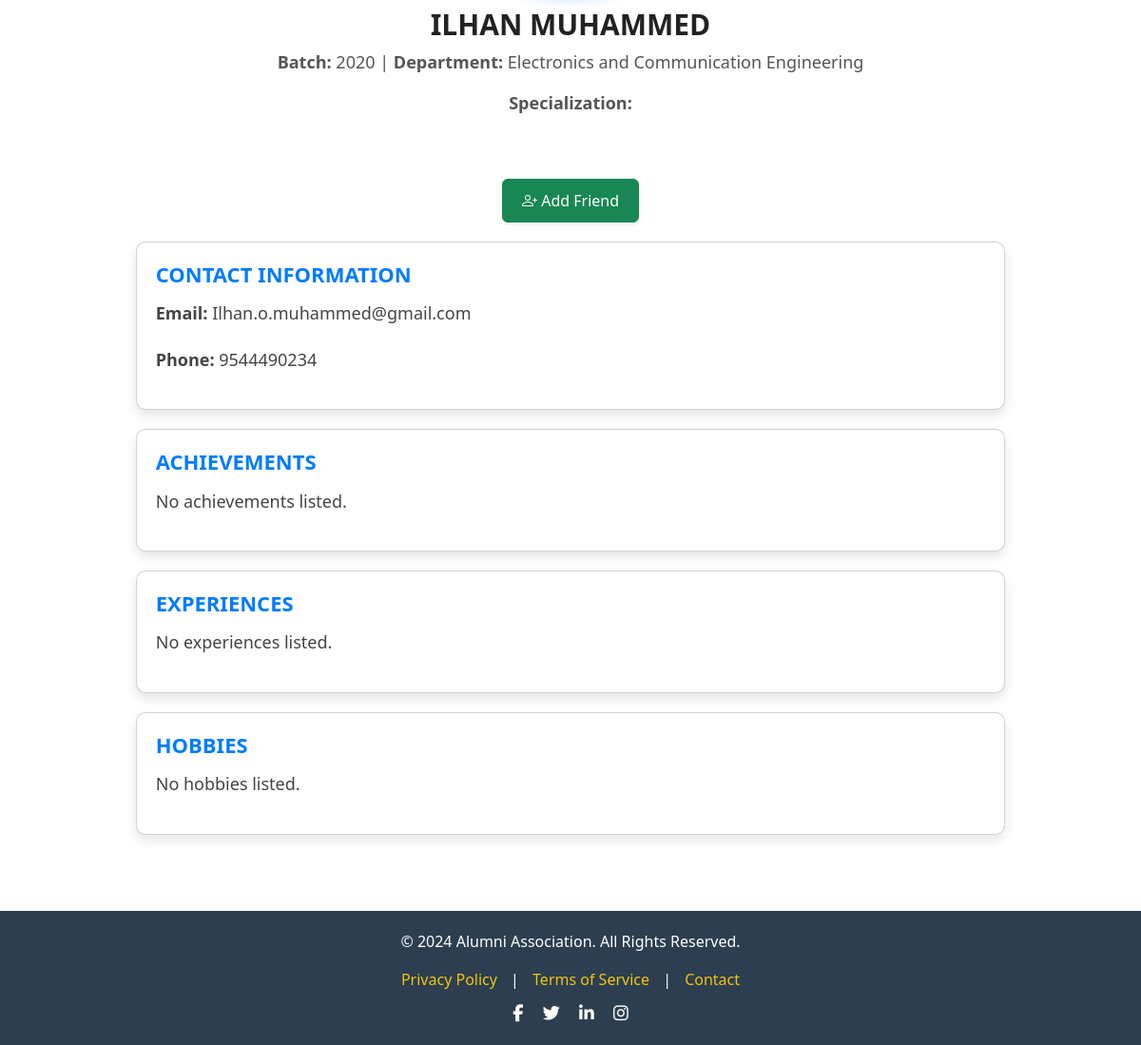
Page /alumni/profile/1 (signed in, lower part) on the earlier database version.
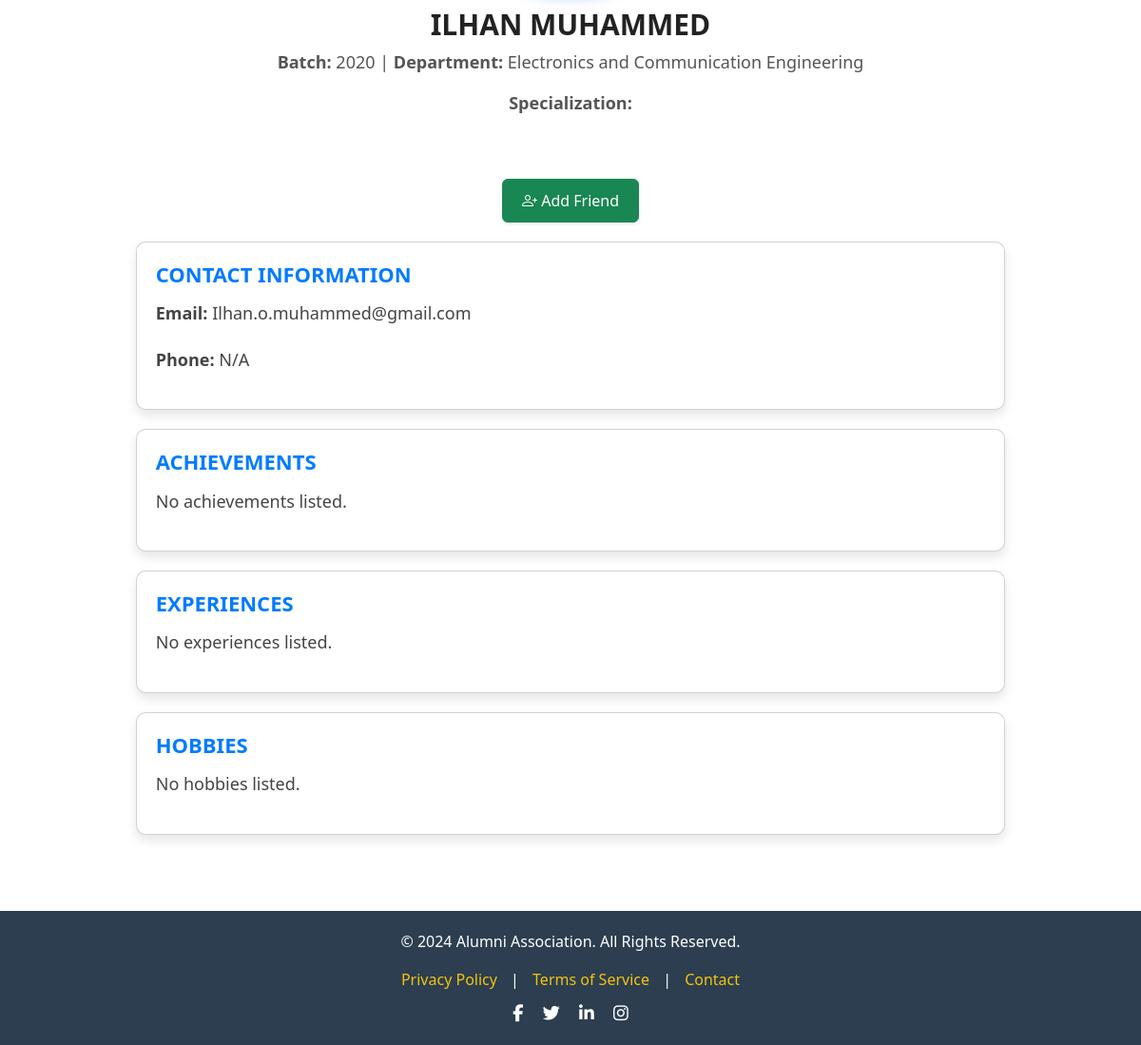
Same page on the later database version.
### website/models.py (models this page shows, shortened)
class Alumni(db.Model):
    id = db.Column(db.Integer, primary_key=True)
    name = db.Column(db.String(100), nullable=False)
    Reg_no = db.Column(db.String(50),nullable=False)
    batch = db.Column(db.String(10), nullable=True)
    contact = db.Column(db.Integer, nullable=True)
    email = db.Column(db.String(100), nullable=False, unique=True)
    department = db.Column(db.String(100), nullable=True)
    project_work = db.Column(db.String(255), nullable=True, default="N/A")
    achievements = db.Column(db.Text, nullable=True,default="NONE")
    experiences = db.Column(db.Text, nullable=True,default="NONE")
    hobbies = db.Column(db.Text, nullable=True,default="NONE")
    def get_list(self, field):
        content = getattr(self, field)
        if content and content != "NONE":
            return content.split("\n")
        return []

### website/views.py (the view)
@views.route('/alumni/profile/<int:member_id>', methods=['GET'])
def show_profiles(member_id):
    alumni_member = Alumni.query.get_or_404(member_id)
    return render_template('show_member.html', member=alumni_member,user=current_user,features=features)

### website/models.py (called while the page is built)
    def is_friend(self, friend):
        return self.friends.filter_by(id=friend.id).count() > 0

### website/templates/show_member.html (shortened to what this page needs)
{% extends "layout.html" %}
{% block body %}
<link href="https://cdn.jsdelivr.net/npm/bootstrap-icons/font/bootstrap-icons.css" rel="stylesheet"/>
<link rel="stylesheet" href="{{ url_for('static', filename='show_profile.css') }}" />
<div class="profile-container">
  <div class="profile-header text-center">
    <h2 class="member-name">{{ member.name }}</h2>
    <p class="bio"><strong>Batch:</strong> {{ member.batch }} | <strong>Department:</strong> {{ member.department }}</p>
    <p class="specialization"><strong>Specialization:</strong> {{ member.specialization }}</p>
  </div>
  <div class="profile-actions text-center">
    <form method="POST" action="{{ url_for('views.toggle_friend', member_id=member.id) }}">
      {% if current_user.is_authenticated and current_user.member.is_friend(member) %}
      <button type="submit" class="btn btn-danger shadow-sm">
        <i class="bi bi-person-dash"></i> Remove Friend
      </button>
      {% else %}
      <button type="submit" class="btn btn-success shadow-sm">
        <i class="bi bi-person-plus"></i> Add Friend
      </button>
      {% endif %}
    </form>
  </div>
  <div class="profile-details">
    <div class="card contact-info">
      <h3>Contact Information</h3>
      <p><strong>Email:</strong> {{ member.email }}</p>
      <p><strong>Phone:</strong> {{ member.contact }}</p>
    </div>
    <div class="card achievements">
      <h3>Achievements</h3>
      {% set achievements = member.get_list('achievements') %}
      {% if achievements %}
      <ul>
        {% for achievement in achievements %}
        <li>{{ achievement }}</li>
        {% endfor %}
      </ul>
      {% else %}
      <p>No achievements listed.</p>
      {% endif %}
    </div>
    <div class="card experiences">
      <h3>Experiences</h3>
      {% set experiences = member.get_list('experiences') %}
      {% if experiences %}
      <ul>
        {% for experience in experiences %}
        <li>{{ experience }}</li>
        {% endfor %}
      </ul>
      {% else %}
      <p>No experiences listed.</p>
      {% endif %}
    </div>
    <div class="card hobbies">
      <h3>Hobbies</h3>
      {% set hobbies = member.get_list('hobbies') %}
      {% if hobbies %}
      <ul>
        {% for hobby in hobbies %}
        <li>{{ hobby }}</li>
        {% endfor %}
      </ul>
      {% else %}
      <p>No hobbies listed.</p>
      {% endif %}
    </div>
  </div>
</div>
{% endblock %}

Differences in the rows shown:
changed Alumni "ILHAN MUHAMMED": contact "9544490234" → "N/A"
